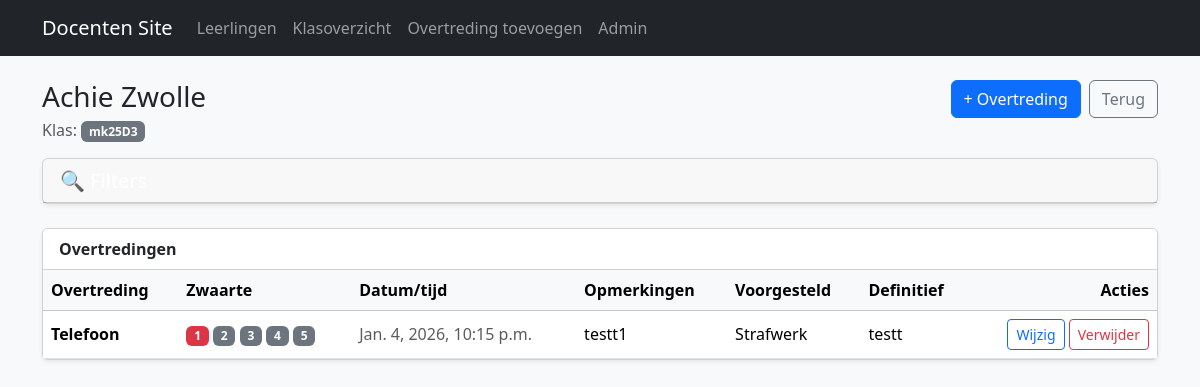
Before: /leerling/6/ with the older database file.
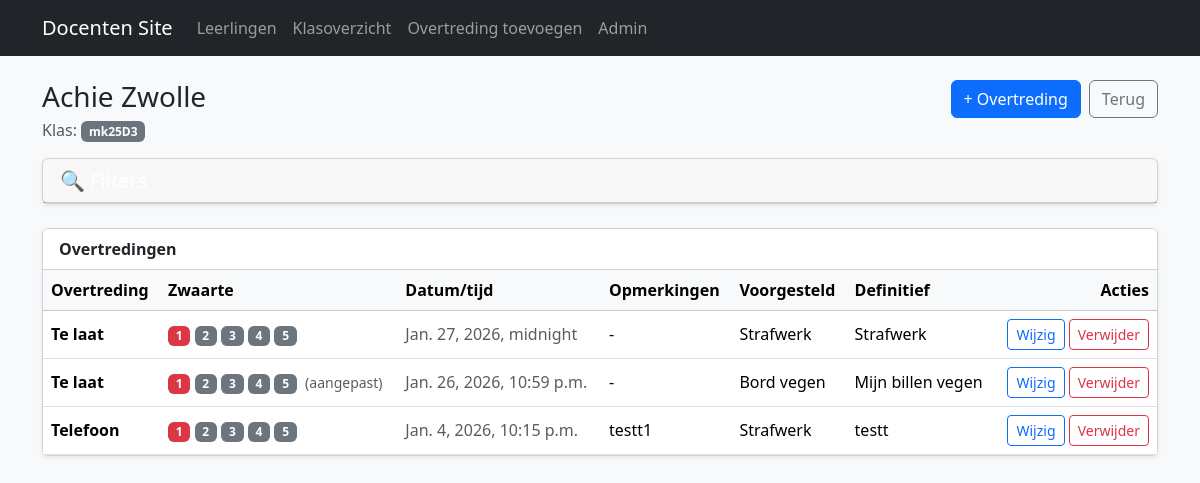
After: the same page with the newer database file.
### core/models.py (models this page shows, shortened)
class Violation(models.Model):
    student = models.ForeignKey(Student, on_delete=models.CASCADE, related_name="violations")
    violation_type = models.ForeignKey(ViolationType, on_delete=models.PROTECT, related_name="violations")
    created_at = models.DateTimeField(auto_now_add=True)
    amount_text = models.CharField(max_length=50, blank=True)
    severity = models.PositiveSmallIntegerField(
        null=True,
        blank=True,
        help_text="Zwaarte van deze overtreding (1-5). Laat leeg om de standaard zwaarte van het type te gebruiken."
    )
    proposed_sanction = models.ForeignKey(
        Sanction, null=True, blank=True,
        on_delete=models.SET_NULL,
        related_name="proposed_for"
    )
    final_sanction_text = models.CharField(max_length=200, blank=True)
    def get_severity(self):
        return self.severity if self.severity is not None else self.violation_type.severity

class ViolationType(models.Model):
    name = models.CharField(max_length=120, unique=True)   # "Te laat", "Telefoon"
    severity = models.PositiveSmallIntegerField(default=1) # 1-5
    allow_free_text_amount = models.BooleanField(
        default=False,
        help_text="Bijv. te laat komen: docent kan minuten invullen."
    )
    def __str__(self):
        return f"{self.name} (zwaarte {self.severity})"

class Sanction(models.Model):
    name = models.CharField(max_length=120, unique=True)
    min_severity = models.PositiveSmallIntegerField(default=1)
    max_severity = models.PositiveSmallIntegerField(default=5)
    active = models.BooleanField(default=True)
    def __str__(self):
        return self.name

### core/views.py (the view)
# urls.py: path("leerling/<int:student_id>/", views.student_detail, name="student_detail"),
def student_detail(request, student_id: int):
    student = get_object_or_404(Student, id=student_id)
    filter_form = ViolationFilterForm(request.GET)
    violations = student.violations.select_related("violation_type", "proposed_sanction")
    violation_filter = Q()
    has_active_filters = False
    if filter_form.is_valid():
        date_from = filter_form.cleaned_data.get("date_from")
        date_to = filter_form.cleaned_data.get("date_to")
        violation_type = filter_form.cleaned_data.get("violation_type")
        severity = filter_form.cleaned_data.get("severity")
        if date_from:
            violation_filter &= Q(created_at__date__gte=date_from)
            has_active_filters = True
        if date_to:
            violation_filter &= Q(created_at__date__lte=date_to)
            has_active_filters = True
        if violation_type:
            violation_filter &= Q(violation_type=violation_type)
            has_active_filters = True
        if severity:
            violation_filter &= Q(violation_type__severity=int(severity))
            has_active_filters = True
    if violation_filter:
        violations = violations.filter(violation_filter)
    violations = violations.order_by("-created_at")
    return render(request, "core/student_detail.html", {
        "student": student,
        "violations": violations,
        "filter_form": filter_form,
        "has_active_filters": has_active_filters,
    })

### core/templates/core/student_detail.html (shortened to what this page needs)
{% extends "core/base.html" %}
{% block content %}
<div class="d-flex justify-content-between align-items-start mb-3">
  <div>
    <h1 class="h3 mb-1">{{ student.first_name }} {{ student.last_name }}</h1>
    <div class="text-muted">Klas: <span class="badge text-bg-secondary">{{ student.school_class.name }}</span></div>
  </div>
  <div class="d-flex gap-2">
    <a class="btn btn-primary" href="{% url 'violation_create_for_student' student.id %}">+ Overtreding</a>
    <a class="btn btn-outline-secondary" href="{% url 'students_list' %}">Terug</a>
  </div>
</div>
<div class="card shadow-sm mb-4">
  <div class="card-header">
    <button class="btn btn-link text-decoration-none text-white p-0 w-100 text-start" type="button" data-bs-toggle="collapse" data-bs-target="#filterCollapse" aria-expanded="{% if has_active_filters %}true{% else %}false{% endif %}" aria-controls="filterCollapse">
      <h5 class="mb-0 d-flex justify-content-between align-items-center">
        <span>🔍 Filters</span>
      </h5>
    </button>
  </div>
</div>
<div class="card shadow-sm">
  <div class="card-header bg-white">
    <strong>Overtredingen</strong>
  </div>
  <div class="table-responsive">
    <table class="table table-hover mb-0 align-middle">
      <thead class="table-light">
        <tr>
          <th>Overtreding</th>
          <th>Zwaarte</th>
          <th>Datum/tijd</th>
          <th>Opmerkingen</th>
          <th>Voorgesteld</th>
          <th>Definitief</th>
          <th class="text-end">Acties</th>
        </tr>
      </thead>
      <tbody>
        {% for v in violations %}
          <tr>
            <td><strong>{{ v.violation_type.name }}</strong></td>
            <td>
              {% with severity=v.get_severity %}
                {% for i in "12345" %}
                  <span class="badge {% if forloop.counter <= severity %}bg-danger{% else %}bg-secondary{% endif %}">
                    {{ forloop.counter }}
                  </span>
                {% endfor %}
                {% if v.severity %}
                  <small class="text-muted ms-1">(aangepast)</small>
                {% endif %}
              {% endwith %}
            </td>
            <td class="text-muted">{{ v.created_at }}</td>
            <td>{{ v.amount_text|default:"-" }}</td>
            <td>{{ v.proposed_sanction|default:"-" }}</td>
            <td>{{ v.final_sanction_text|default:"-" }}</td>
            <td class="text-end">
              <a class="btn btn-sm btn-outline-primary" href="{% url 'violation_edit' v.id %}">Wijzig</a>
              <a class="btn btn-sm btn-outline-danger" href="{% url 'violation_delete' v.id %}">Verwijder</a>
            </td>
          </tr>
        {% empty %}
          <tr><td colspan="7" class="text-muted">Nog geen overtredingen.</td></tr>
        {% endfor %}
      </tbody>
    </table>
  </div>
</div>
{% endblock %}

Changed rows visible on the page:
added Violation: violation_type.name "Te laat", created_at "Jan. 27, 2026, midnight", amount_text "-", proposed_sanction "Strafwerk", final_sanction_text "Strafwerk"
added Violation: violation_type.name "Te laat", severity "(aangepast)", created_at "Jan. 26, 2026, 10:59 p.m.", amount_text "-", proposed_sanction "Bord vegen", final_sanction_text "Mijn billen vegen"
